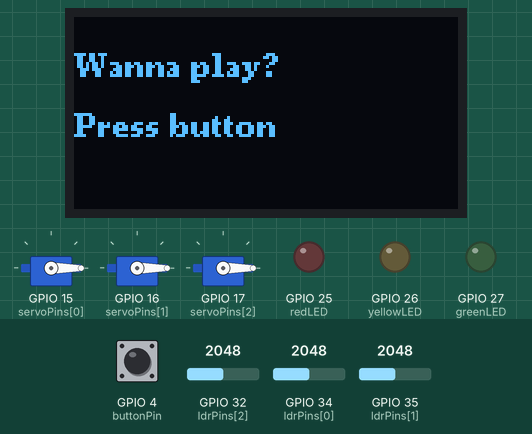
This sketch was run on a simulated ESP32. Shown: 128×64 one-colour display, 3 × servo, output pins drawn as LEDs (lit = HIGH). Inputs (shaded band) come from the test bench; at power-on: GPIO 4 (buttonPin) HIGH, GPIO 32 (ldrPins[2]) = 2048, GPIO 34 (ldrPins[0]) = 2048, GPIO 35 (ldrPins[1]) = 2048. Random numbers use the default seed unless the sketch sets one.

Above: at 1.2 s.
1.3 s: GPIO 4 (buttonPin) pulled LOW for 0.15 s
At 3.7 s:
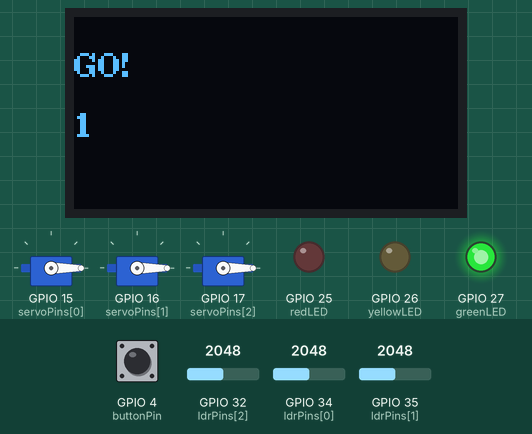
3.9 s: GPIO 32 (ldrPins[2]) set to 2648
6.9 s: GPIO 32 (ldrPins[2]) set to 2744
At 8.2 s:
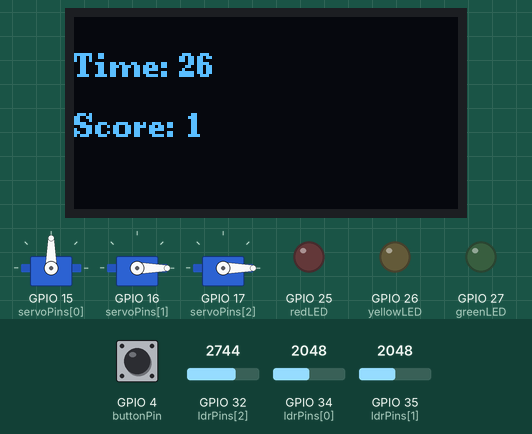
9.9 s: GPIO 32 (ldrPins[2]) set to 2660
At 35.3 s:
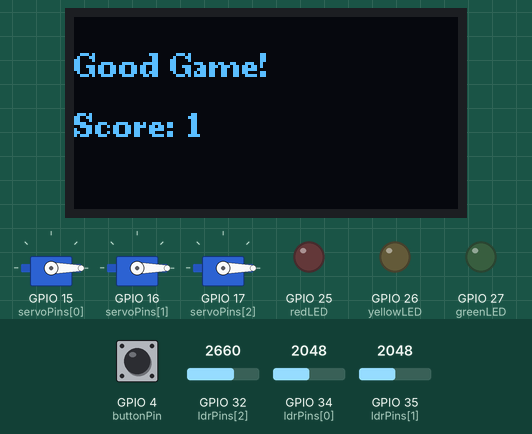
Timing chart, 0 to 36.0 s (numbered marks = the images above; inputs shaded):
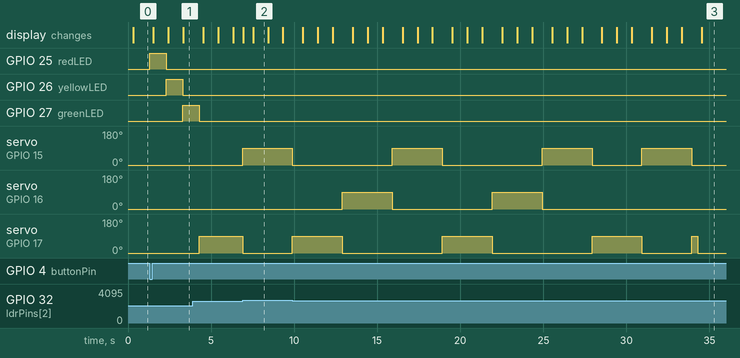

Measured:
- the behaviour switches between 2700 and 2701 on GPIO 32 (ldrPins[2]) (found by bisection; images 1 and 2)
- after the input at 1.3 s, GPIO 25 (redLED): LOW → HIGH at once, → LOW 1.0 s later; GPIO 26 (yellowLED): LOW → HIGH after 1.0 s, → LOW 1.0 s later; GPIO 27 (greenLED): LOW → HIGH after 2.0 s; the display: first changes after 0.23 s (image 1 shows a later state)
- after the input at 9.9 s, servo on GPIO 17 (servoPins[2]): 0° → 90° at once, → 0° 3.0 s later, → 90° 6.0 s later, → 0° 3.0 s later, … (8 changes in this stretch)
- by itself, servo on GPIO 16 (servoPins[1]): alternates 90° for 3.0 s and 0° for 6.0 s, 4 changes in all, then stays 0°

The sketch:

StrikeZone_code.ino
```cpp
#include <Arduino.h>
#include <U8g2lib.h>
#include <Wire.h>
#include <ESP32Servo.h>

// ===== الشاشة =====
U8G2_SSD1309_128X64_NONAME0_F_HW_I2C u8g2(U8G2_R0, U8X8_PIN_NONE);

// ===== السيرفو =====
Servo servos[3];
int servoPins[3] = {15, 16, 17};

// ===== الحساسات =====
int ldrPins[3] = {34, 35, 32};
int threshold = 2700;
bool triggerHigh = true;

// ===== البنات =====
int buttonPin = 4;
int redLED = 25;
int yellowLED = 26;
int greenLED = 27;

// ===== حالات اللعبة =====
enum GameState { WAITING, COUNTDOWN, PLAYING, END };
GameState state = WAITING;

// ===== متغيرات =====
int score = 0;
unsigned long stateStartTime;
unsigned long gameStartTime;
unsigned long gameDuration = 30000;

// الهدف
int currentTarget = -1;
int lastTarget = -1;
unsigned long targetStartTime;
bool targetActive = false;

// مدة رفع الهدف
unsigned long targetUpDuration = 3000;

// تحديث الشاشة
unsigned long lastDisplayUpdate = 0;
unsigned long displayInterval = 300;

// زر debounce
unsigned long lastButtonPress = 0;
unsigned long debounceDelay = 200;

// ===== دوال =====
void updateDisplay(String l1, String l2) {
  if (millis() - lastDisplayUpdate < displayInterval) return;

  lastDisplayUpdate = millis();

  u8g2.clearBuffer();
  u8g2.setFont(u8g2_font_ncenB08_tr);
  u8g2.drawStr(0, 20, l1.c_str());
  u8g2.drawStr(0, 40, l2.c_str());
  u8g2.sendBuffer();
}

bool isHit(int value) {
  if (triggerHigh) return value > threshold;
  else return value < threshold;
}


bool sequentialTestMode = false;

int getNewTarget() {
  if (sequentialTestMode) {
    int t = (lastTarget + 1) % 3;   // 0 -> 1 -> 2 -> 0 ...
    lastTarget = t;
    return t;
  }

  int t;
  do {
    t = random(0, 3);
  } while (t == lastTarget);
  lastTarget = t;
  return t;
}

// ينزل كل السيرفوات لوضعها الأصلي
void resetAllServos() {
  for (int i = 0; i < 3; i++) {
    servos[i].write(0);
  }
}

// يبدأ هدف جديد بشكل صريح
void spawnNewTarget(unsigned long now) {
  resetAllServos();               // تأكد الكل نازل قبل ما يطلع الجديد
  currentTarget = getNewTarget();
  servos[currentTarget].write(90);
  targetStartTime = now;
  targetActive = true;
}

void setup() {
  Wire.begin(21, 22);
  u8g2.begin();

  for (int i = 0; i < 3; i++) {
    servos[i].attach(servoPins[i]);
    servos[i].write(0);
  }

  pinMode(buttonPin, INPUT_PULLUP);
  pinMode(redLED, OUTPUT);
  pinMode(yellowLED, OUTPUT);
  pinMode(greenLED, OUTPUT);

  randomSeed(analogRead(0));
}

void loop() {

  unsigned long now = millis();

  // ===== WAITING =====
  if (state == WAITING) {

    updateDisplay("Wanna play?", "Press button");

    if (digitalRead(buttonPin) == LOW &&
        now - lastButtonPress > debounceDelay) {

      lastButtonPress = now;
      state = COUNTDOWN;
      stateStartTime = now;
      score = 0;
    }

  }

  // ===== COUNTDOWN =====
  else if (state == COUNTDOWN) {

    int sec = (now - stateStartTime) / 1000;

    if (sec == 0) {
      digitalWrite(redLED, HIGH);
      updateDisplay("Ready...", "3");
    }
    else if (sec == 1) {
      digitalWrite(redLED, LOW);
      digitalWrite(yellowLED, HIGH);
      updateDisplay("Set...", "2");
    }
    else if (sec == 2) {
      digitalWrite(yellowLED, LOW);
      digitalWrite(greenLED, HIGH);
      updateDisplay("GO!", "1");
    }
    else {
      digitalWrite(greenLED, LOW);

      // إعادة ضبط كاملة قبل بداية اللعب - هذا يمنع أي هدف "عالق" من الجولة السابقة
      resetAllServos();
      targetActive = false;
      currentTarget = -1;
      lastTarget = -1;

      state = PLAYING;
      gameStartTime = now;
    }

  }

  // ===== PLAYING =====
  else if (state == PLAYING) {

    int timeLeft = (gameDuration - (now - gameStartTime)) / 1000;
    updateDisplay("Time: " + String(timeLeft), "Score: " + String(score));

    if (now - gameStartTime >= gameDuration) {
      resetAllServos();          // تأكد كل السيرفوات نازلة قبل نهاية اللعبة
      targetActive = false;
      currentTarget = -1;
      state = END;
      stateStartTime = now;
      return;
    }

    // ===== لا يوجد هدف حالياً -> أنشئ واحد =====
    if (!targetActive) {
      spawnNewTarget(now);
    }

    // ===== تحقق من الإصابة =====
    int lightValue = analogRead(ldrPins[currentTarget]);

    if (isHit(lightValue)) {
      score++;
      servos[currentTarget].write(0);   // ينزل فوراً فقط هو
      targetActive = false;
      currentTarget = -1;
    }
    // ===== انتهت مهلة الـ 3 ثواني بدون إصابة =====
    else if (now - targetStartTime > targetUpDuration) {
      servos[currentTarget].write(0);
      targetActive = false;
      currentTarget = -1;
    }

  }

  // ===== END =====
  else if (state == END) {

    updateDisplay("Good Game!", "Score: " + String(score));

    if (now - stateStartTime > 4000) {
      state = WAITING;
    }

  }
}
```
